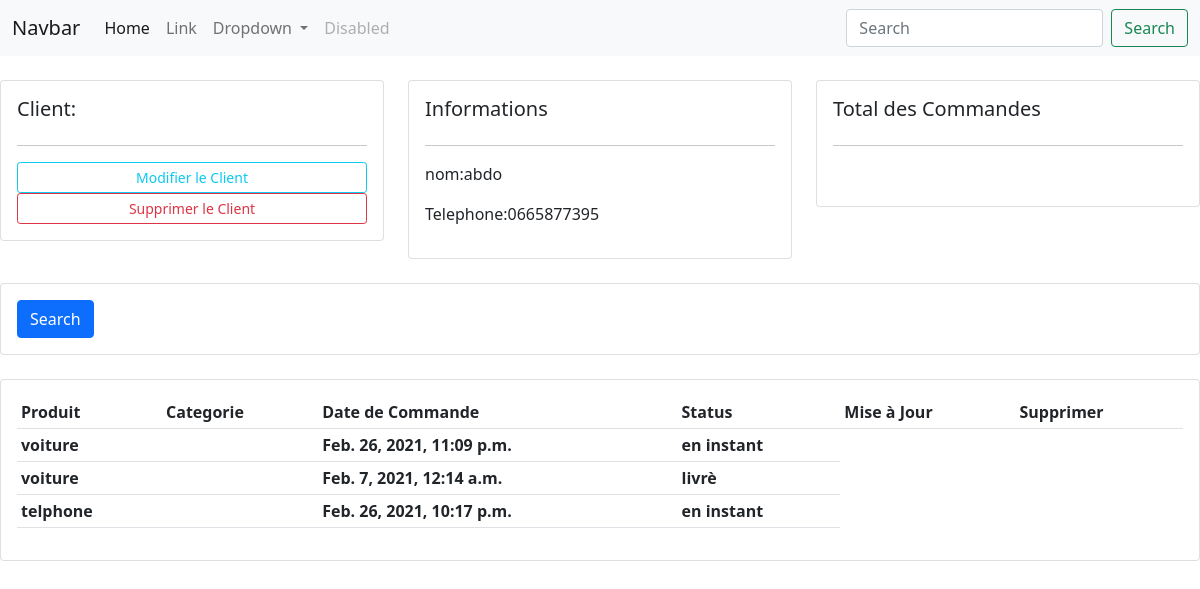
Screenshot of /client/1 with the database file from the repository.
### client/models.py (models this page shows, shortened)
class Client (models.Model):
    nom = models.CharField(max_length=50)
    telephone = models.CharField(max_length=10)
    date_crèation = models.DateTimeField(auto_now=True)

### commande/models.py (models this page shows, shortened)
class Commande (models.Model):
    client = models.ForeignKey(Client,related_name='commande_clinet', on_delete = models.CASCADE )
    produit = models.ForeignKey(Produit, on_delete = models.CASCADE )
    date_crèation = models.DateTimeField(auto_now=True)
    etat = models.CharField(max_length=50,choices=etat )

### produit/models.py (models this page shows)
class Produit (models.Model):
    nom = models.CharField(max_length=50)
    prix = models.IntegerField(default=1)
    date_crèation = models.DateTimeField(auto_now=True)
    Categorie = models.CharField(max_length=50,choices=Categorie )
    def __str__(self):
        return self.nom

### client/views.py (the view)
def client (request,pk):
    clients = Client.objects.get(id=pk)
    commande=clients.commande_clinet.all
    context = {'clinet':clients,'commande':commande }
    return render (request , 'dètalle_clients.html',context )

### client/templates/dètalle_clients.html
{% extends 'base.html' %}
{% block centent %}
	<br>
<div class="row">
	<div class="col-md">
		<div class="card card-body">
			<h5>Client:</h5>
			<hr>
			<a class="btn btn-outline-info  btn-sm btn-block" href="{% url 'client:modifier' pk=clinet.id %} ">Modifier le Client</a>
			<a class="btn btn-outline-danger  btn-sm btn-block" href="">Supprimer le Client</a>
		</div>
	</div>
	<div class="col-md">
		<div class="card card-body">
			<h5>Informations</h5>
			<hr>
			<p>nom:{{clinet.nom}} </p>
			<p>Telephone:{{clinet.telephone}} </p>
		</div>
	</div>
	<div class="col-md">
		<div class="card card-body">
			<h5>Total des Commandes</h5>
			<hr>
			<h1 style="text-align: center;padding: 10px"></h1>
		</div>
	</div>
</div>
<br>
<div class="row">
	<div class="col">
		<div class="card card-body">
			<form method="get">
		    <button class="btn btn-primary" type="submit">Search</button>
		  </form>
		</div>
	</div>
</div>
<br>
<div class="row">
	<div class="col-md">
		<div class="card card-body">
			<table class="table table-sm">
				<tr>
					<th>Produit</th>
					<th>Categorie</th>
					<th>Date de Commande</th>
					<th>Status</th>
					<th>Mise à Jour</th>
					<th>Supprimer</th>
				</tr>
				{% for commad in commande %}
				<tr>
					<th>{{commad.produit}}</th>
					<th>{{commad.Categorie}}</th>
					<th>{{commad.date_crèation}}</th>
					<th>{{commad.etat}}</th>
				</tr>
				{% endfor %}
			</table>
		</div>
	</div>
</div>
{% endblock %}

### rows the page displays
Client: nom "abdo", telephone "0665877395"
Commande: produit "voiture", date_crèation "Feb. 26, 2021, 11:09 p.m.", etat "en instant"
Commande: produit "voiture", date_crèation "Feb. 7, 2021, 12:14 a.m.", etat "livrè"
Commande: produit "telphone", date_crèation "Feb. 26, 2021, 10:17 p.m.", etat "en instant"
